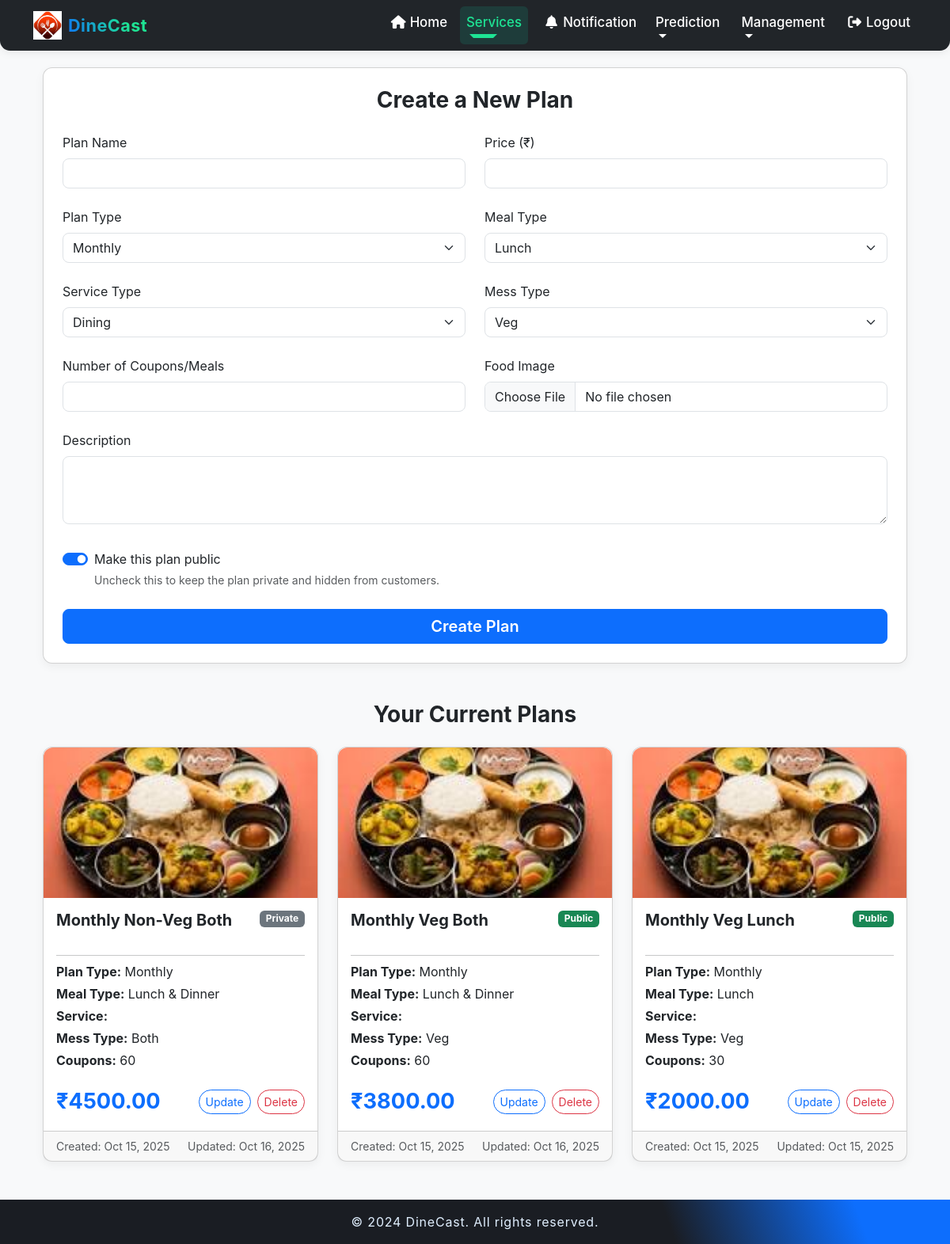
The page /provider/provider/plans/ (signed in) on the database its author committed.
### provider/models.py (models this page shows, shortened)
class MessPlan(models.Model):
    class PlanType(models.TextChoices):
        MONTHLY = "MONTHLY", "Monthly"
        YEARLY = "YEARLY", "Yearly"
        ONE_TIME = "ONE_TIME", "One-Time"
    class MealType(models.TextChoices):
        LUNCH = "LUNCH", "Lunch"
        DINNER = "DINNER", "Dinner"
        BOTH = "BOTH", "Lunch & Dinner"
    class ServiceType(models.TextChoices):
        DINING = "DINING", "Dining"
        TIFFIN = "TIFFIN", "Tiffin"
        BOTH = "BOTH", "Both"
    class MessType(models.TextChoices):
        VEG = "VEG", "Veg"
        NON_VEG = "NON-VEG", "Non-Veg"
        BOTH = "BOTH", "Both"
    provider = models.ForeignKey(
        settings.AUTH_USER_MODEL,
        on_delete=models.CASCADE,
        limit_choices_to={'role': 'PROVIDER'},
        related_name="mess_plans"
    )
    plan_name = models.CharField(max_length=100)
    plan_type = models.CharField(max_length=20, choices=PlanType.choices)
    meal_type = models.CharField(max_length=20, choices=MealType.choices)
    service_type = models.CharField(max_length=20, choices=ServiceType.choices)
    mess_type = models.CharField(max_length=20, choices=MessType.choices)
    coupons = models.PositiveIntegerField(help_text="Number of meals included")
    price = models.DecimalField(max_digits=8, decimal_places=2)
    description = models.TextField(blank=True)
    plan_image = models.ImageField(upload_to=plan_image_path, null=True, blank=True, default="providers/default_plan.jpg")
    created_at = models.DateTimeField(auto_now_add=True)
    updated_at = models.DateTimeField(auto_now=True)
    is_public = models.BooleanField(default=True, help_text="Check this to make the plan visible to customers.",null=True,blank=True)

### provider/views.py (the view, shortened to what this page needs)
# urls.py: path('provider/plans/', views.provider_plans, name='provider_plans'),
@login_required
def provider_plans(request):
    plans = MessPlan.objects.filter(provider=request.user).order_by('-created_at')
    plan_types = MessPlan.PlanType.choices
    meal_types = MessPlan.MealType.choices
    service_types = MessPlan.ServiceType.choices
    mess_types = MessPlan.MessType.choices
    context = {
        "plans": plans,
        "plan_types": plan_types,
        "meal_types": meal_types,
        "service_types": service_types,
        "mess_types": mess_types,
    }
    return render(request, "provider/plans.html", context)

### provider/templates/provider/plans.html (shortened to what this page needs)
{% extends 'basep.html' %}
{% block content %}
<div class="container">
    <div class="card form-section p-4">
        <h3 class="card-title fw-bold text-center mb-4">Create a New Plan</h3>
        <form method="post" enctype="multipart/form-data" novalidate>
            <div class="row g-4">
                <div class="col-md-6">
                    <label for="plan_name" class="form-label">Plan Name</label>
                    <input type="text" id="plan_name" name="plan_name" class="form-control rounded-3" required>
                </div>
                <div class="col-md-6">
                    <label for="price" class="form-label">Price (₹)</label>
                    <input type="number" id="price" name="price" class="form-control rounded-3" step="5" required>
                </div>
                <div class="col-md-6">
                    <label for="plan_type" class="form-label">Plan Type</label>
                    <select id="plan_type" name="plan_type" class="form-select rounded-3" required>
                        {% for value, label in plan_types %}
                        <option value="{{ value }}">{{ label }}</option>
                        {% endfor %}
                    </select>
                </div>
                <div class="col-md-6">
                    <label for="meal_type" class="form-label">Meal Type</label>
                    <select id="meal_type" name="meal_type" class="form-select rounded-3" required>
                        {% for value, label in meal_types %}
                        <option value="{{ value }}">{{ label }}</option>
                        {% endfor %}
                    </select>
                </div>
                <div class="col-md-6">
                    <label for="service_type" class="form-label">Service Type</label>
                    <select id="service_type" name="service_type" class="form-select rounded-3" required>
                        {% for value, label in service_types %}
                        <option value="{{ value }}">{{ label }}</option>
                        {% endfor %}
                    </select>
                </div>
                <div class="col-md-6">
                    <label for="mess_type" class="form-label">Mess Type</label>
                    <select id="mess_type" name="mess_type" class="form-select rounded-3" required>
                        {% for value, label in mess_types %}
                        <option value="{{ value }}">{{ label }}</option>
                        {% endfor %}
                    </select>
                </div>
                <div class="col-md-6">
                    <label for="coupons" class="form-label">Number of Coupons/Meals</label>
                    <input type="number" id="coupons" name="coupons" class="form-control rounded-3" required>
                </div>
                <div class="col-md-6">
                    <label for="plan_image" class="form-label">Food Image</label>
                    <input type="file" id="plan_image" name="plan_image" class="form-control rounded-3" accept="image/*">
                </div>
                <div class="col-12">
                    <label for="description" class="form-label">Description</label>
                    <textarea id="description" name="description" class="form-control rounded-3" rows="3" required></textarea>
                </div>
                <div class="col-12">
                    <div class="form-check form-switch mt-2">
                        <input class="form-check-input" type="checkbox" role="switch" id="is_public" name="is_public" checked>
                        <label class="form-check-label" for="is_public">Make this plan public</label>
                        <small class="form-text text-muted d-block">Uncheck this to keep the plan private and hidden from customers.</small>
                    </div>
                </div>
                <div class="col-12">
                    <button type="submit" class="btn btn-primary w-100 rounded-3 fw-semibold fs-5">Create Plan</button>
                </div>
            </div>
        </form>
    </div>
    <div class="plans-section">
        <h3 class="fw-bold text-center mb-4">Your Current Plans</h3>
        {% if plans %}
        <div class="row row-cols-1 row-cols-md-2 row-cols-lg-3 g-4">
            {% for plan in plans %}
            <div class="col">
                <div class="card h-100">
                    {% if plan.plan_image %}
                    <img src="{{ plan.plan_image.url }}" class="card-img-top" alt="{{ plan.plan_name }}" loading="lazy" />
                    {% else %}
                    <div class="placeholder-image" role="img" aria-label="No Image Available">
                        No Image Available
                    </div>
                    {% endif %}
                    <div class="card-body d-flex flex-column">
                        <div class="d-flex justify-content-between align-items-start">
                            <h5 class="card-title fw-bold mb-0">{{ plan.plan_name }}</h5>
                            {% if plan.is_public %}
                                <span class="badge bg-success">Public</span>
                            {% else %}
                                <span class="badge bg-secondary">Private</span>
                            {% endif %}
                            </div>
                        <hr class="my-2" />
                        <p class="mb-1"><strong>Plan Type:</strong> {{ plan.get_plan_type_display }}</p>
                        <p class="mb-1"><strong>Meal Type:</strong> {{ plan.get_meal_type_display }}</p>
                        <p class="mb-1"><strong>Service:</strong> {{ plan.get_service_type_display }}</p>
                        <p class="mb-1"><strong>Mess Type:</strong> {{ plan.get_mess_type_display }}</p>
                        <p class="mb-1"><strong>Coupons:</strong> {{ plan.coupons }}</p>
                        <div class="d-flex justify-content-between align-items-center mt-3">
                            <span class="price-tag">₹{{ plan.price }}</span>
                            <div class="btn-group" role="group" aria-label="Plan actions">
                                <a href="{% url 'update_plan' plan.pk %}" class="btn btn-outline-primary btn-sm rounded-pill me-2" aria-label="Update {{ plan.plan_name }}">
                                    Update
                                </a>
                                <form method="post" action="{% url 'delete_plan' plan.pk %}" onsubmit="return confirm('Are you sure you want to delete this plan?');" class="d-inline">
                                    <button type="submit" class="btn btn-outline-danger btn-sm rounded-pill" aria-label="Delete {{ plan.plan_name }}">
                                        Delete
                                    </button>
                                </form>
                            </div>
                        </div>
                    </div>
                    <div class="card-footer text-muted d-flex justify-content-between small">
                        <span>Created: {{ plan.created_at|date:"M d, Y" }}</span>
                        <span>Updated: {{ plan.updated_at|date:"M d, Y" }}</span>
                    </div>
                </div>
            </div>
            {% endfor %}
        </div>
        {% else %}
        <div class="alert alert-info text-center" role="alert">
            You have not created any plans yet. Use the form above to add your first plan!
        </div>
        {% endif %}
    </div>
</div>
{% endblock %}

### provider/templates/basep.html (shortened to what this page needs)
{% load static %}
<!DOCTYPE html>
<html lang="en">
<head>
    <link href="https://cdn.jsdelivr.net/npm/bootstrap@5.3.0/dist/css/bootstrap.min.css" rel="stylesheet">
    <link rel="stylesheet" href="https://cdn.jsdelivr.net/npm/bootstrap-icons@1.10.5/font/bootstrap-icons.css">
    <link rel="stylesheet" href="https://cdnjs.cloudflare.com/ajax/libs/font-awesome/6.4.2/css/all.min.css">
</head>
<body>
    <nav class="navbar navbar-expand-lg navbar-dark bg-dark fixed-top py-2 px-1">
        <div class="container">
            <a class="navbar-brand d-flex align-items-center" href="#">
                <img src="{% static 'img/mess_logo.jpg' %}" alt="" width="36" class="me-2 d-none d-sm-inline">
                DineCast
            </a>
            <div class="collapse navbar-collapse" id="navbarNav">
                <ul class="navbar-nav ms-auto mb-2 mb-lg-0 gap-lg-2">
    {% if user.is_authenticated %}
    <li class="nav-item">
        <a class="nav-link {% if request.resolver_match.url_name == 'provider_home' %}active{% endif %}" href="{% url 'provider_home' %}">
            <i class="fas fa-home fa-fw me-1"></i>Home
        </a>
    </li>
    <li class="nav-item dropdown">
        <a class="nav-link dropdown-toggle
            {% if request.resolver_match.url_name == 'provider_plans' or request.resolver_match.url_name == 'menu_list' or request.resolver_match.url_name == 'daily_menu_list' or request.resolver_match.url_name == 'provider_calendar' %}
                active
            {% endif %}"
           href="#" role="button" data-bs-toggle="dropdown" aria-expanded="false">
            Services
        </a>
    </li>
    <li class="nav-item">
        <a class="nav-link {% if request.resolver_match.url_name == 'notification' %}active{% endif %}" href="{% url 'notification' %}">
            <i class="fas fa-bell fa-fw me-1"></i>Notification
        </a>
    </li>
    <li class="nav-item dropdown">
        <a class="nav-link dropdown-toggle
            "
           href="#" role="button" data-bs-toggle="dropdown" aria-expanded="false">
            Prediction
        </a>
    </li>
    <li class="nav-item dropdown">
        <a class="nav-link dropdown-toggle
            "
           href="#" role="button" data-bs-toggle="dropdown" aria-expanded="false">
            Management
        </a>
    </li>
    <li class="nav-item">
        <a class="nav-link" href="{% url 'logout' %}">
            <i class="fas fa-sign-out-alt fa-fw me-1"></i>Logout
        </a>
    </li>
    {% endif %}
</ul>
            </div>
        </div>
    </nav>
    <main class="container" style="min-height:80vh;">
        {% block content %}
        {% endblock %}
    </main>
    <footer class="mt-auto py-3 shadow-sm">
        <div class="container">
            <p class="mb-0 text-center">&copy; 2024 DineCast. All rights reserved.</p>
        </div>
    </footer>
</body>
</html>

### provider/templates/basep.html (style rules this page uses)
html, body { min-height: 100%; }
body { background-color: #f4f6f9; margin: 0; padding: 0; }
.navbar { transition: all 0.4s ease-in-out; box-shadow: 0 2px 12px 0 rgba(0, 0, 0, 0.08); border-radius: 0 0 .8rem .8rem; }
.navbar-brand { font-weight: bold; font-size: 1.35rem; letter-spacing: 0.5px; background: linear-gradient(70deg, #0d6efd 25%, #1ee494 80%); background-clip: text; -webkit-background-clip: text; -webkit-text-fill-color: transparent; }
.navbar-nav { overflow-x: auto; white-space: nowrap; -webkit-overflow-scrolling: touch; }
.navbar-nav .nav-item { display: inline-block; float: none; }
.navbar-nav .nav-link { padding: 0.5rem 0.75rem; white-space: nowrap; color: rgba(255, 255, 255, 0.84); font-size: 1.05rem; font-weight: 500; position: relative; margin-right: 0.2rem; transition: color 0.2s, background 0.3s; }
.navbar-nav .nav-link:last-child { margin-right: 0; }
.navbar-nav .nav-link.active, .navbar-nav .nav-link:hover { color: #1ee494 !important; background: rgba(13, 110, 253, 0.07); border-radius: 0.35rem; }
.navbar-nav .nav-link::after { content: ""; display: block; height: 2px; width: 0; background: linear-gradient(to right, #0d6efd, #1ee494 70%); transition: width 0.3s; margin-top: 2px; }
.navbar-nav .nav-link.active::after, .navbar-nav .nav-link:hover::after { width: 50%; }
.navbar-dark .navbar-nav .nav-link { color: #fff; }
main.container { padding-top: 85px; }
footer { background: linear-gradient(70deg, #1a1d23 70%, #0d6efd 90%); color: #e0efff; font-size: 1rem; box-shadow: 0 -2px 14px 0 rgba(13, 110, 253, 0.06); letter-spacing: 0.05rem; }
.navbar-nav .dropdown-toggle::after { margin-left: 0.25rem; vertical-align: middle; }
.navbar-nav .nav-link.dropdown-toggle.active { color: #1ee494 !important; background: rgba(14, 187, 154, 0.15); border-radius: 0.35rem; }
.navbar-collapse { overflow-x: auto; white-space: nowrap; -webkit-overflow-scrolling: touch; }
.navbar-nav { white-space: normal; overflow: visible; }
.navbar-nav > .dropdown { position: static; }

### provider/templates/provider/plans.html (style rules this page uses)
body { background-color: #f8f9fa; font-family: 'Inter', sans-serif; }
.card { border-radius: 12px; box-shadow: 0 4px 12px rgba(0, 0, 0, 0.05); transition: transform 0.2s ease, box-shadow 0.25s ease; }
.form-section, .plans-section { margin-bottom: 3rem; }
.card-img-top { border-top-left-radius: 12px; border-top-right-radius: 12px; height: 190px; object-fit: cover; transition: transform 0.3s ease; }
.price-tag { font-size: 1.7rem; font-weight: 700; color: #0d6efd; }
.btn-group .btn { transition: background-color 0.25s ease, color 0.25s ease; }

### rows shown on the page
MessPlan: plan_image (placeholder picture), plan_name "Monthly Non-Veg Both", is_public "Private", plan_type "Monthly", meal_type "Lunch & Dinner", mess_type "Both", coupons "60", price "4500.00", created_at "Oct 15, 2025", updated_at "Oct 16, 2025"
MessPlan: plan_image (placeholder picture), plan_name "Monthly Veg Both", is_public "Public", plan_type "Monthly", meal_type "Lunch & Dinner", mess_type "Veg", coupons "60", price "3800.00", created_at "Oct 15, 2025", updated_at "Oct 16, 2025"
MessPlan: plan_image (placeholder picture), plan_name "Monthly Veg Lunch", is_public "Public", plan_type "Monthly", meal_type "Lunch", mess_type "Veg", coupons "30", price "2000.00", created_at "Oct 15, 2025", updated_at "Oct 15, 2025"

### other values the page prints
form field plan_type "Monthly"
form field meal_type "Lunch"
form field service_type "Dining"
form field mess_type "Veg"
